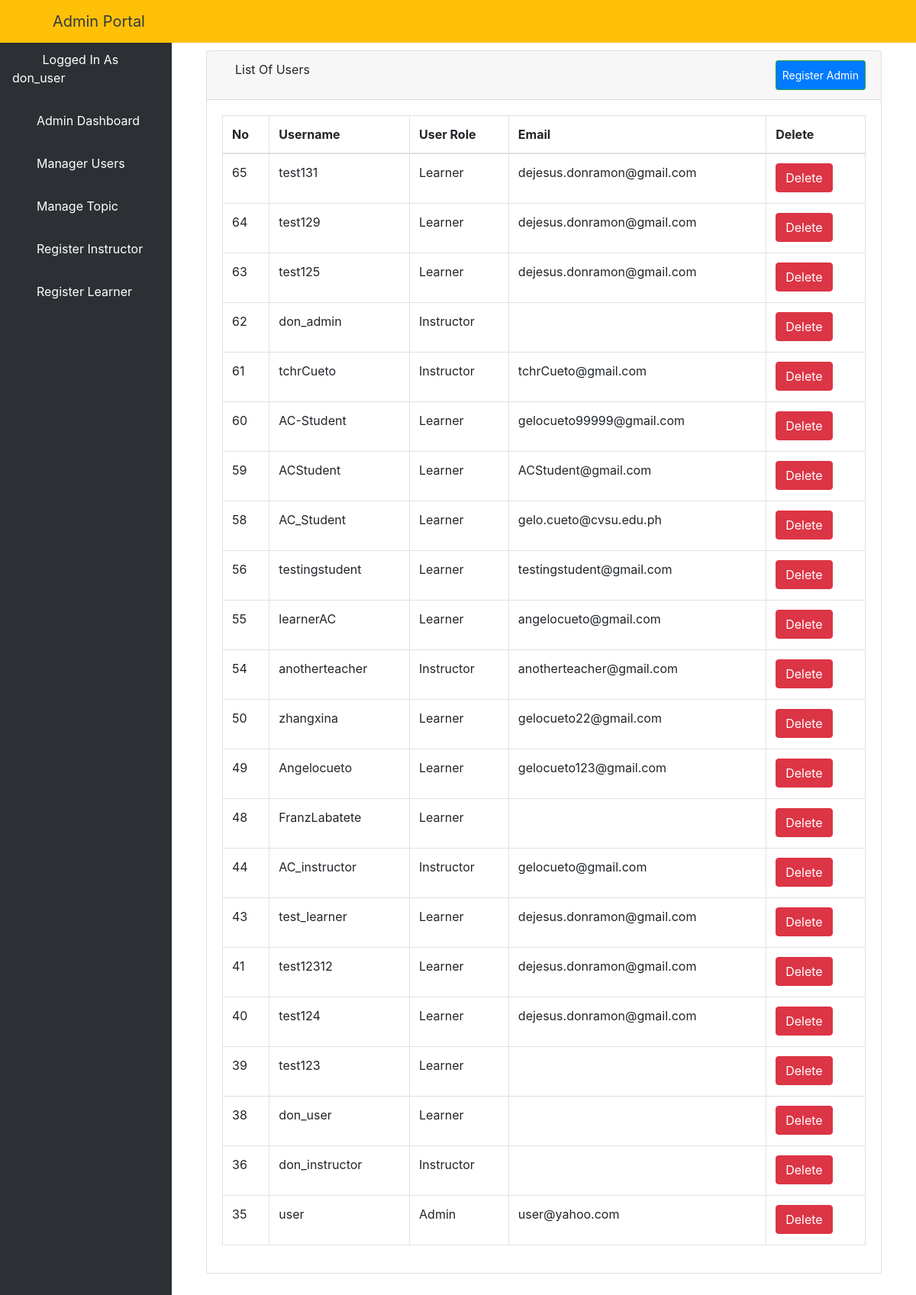
Screenshot of /aluser/ (signed in) with the database file from the repository.
### elearn/models.py (models this page shows)
class User(AbstractUser):
    is_learner = models.BooleanField(default=False)
    is_instructor = models.BooleanField(default=False)
    is_admin = models.BooleanField(default=False)

### elearn/views.py (the view)
# urls.py: path('aluser/', views.ListUserView.as_view(), name='aluser'),
class ListUserView(LoginRequiredMixin, ListView):
    model = User
    template_name = 'dashboard/admin/list_users.html'
    context_object_name = 'users'
    paginated_by = 10
    def get_queryset(self):
        return User.objects.order_by('-id')

### elearn/templates/dashboard/admin/list_users.html (shortened to what this page needs)
{% extends 'dashboard/admin/base.html' %}
{% block body %}
    <div class="container-fluid">
        <div class="row">
            <div class="col-12 mb-3">
                <div class="col-12 mb-3">
                    <div id="content-wrapper">
                        <div class="container-fluid">
                            <div class="card mb-3">
                                <div class="card-header">
                                    <i class="fas fa-table"></i>
                                    List Of Users
                                    <a class="btn btn-sm btn-success" href="{% url 'create_user_form' %}"
                                       style="padding: 8px; float: right; background-color: #007bff; color: white;">Register
                                        Admin</a>
                                </div>
                                <div class="card-body">
                                    <div class="table-responsive">
                                        <table class="table table-bordered" id="dataTable" width="100%" cellspacing="0">
                                            <thead>
                                            <tr>
                                                <th>No</th>
                                                <th>Username</th>
                                                <th>User Role</th>
                                                <th>Email</th>
                                                <th>Delete</th>
                                            </tr>
                                            </thead>
                                            <tbody>
                                            {% if users %}
                                                {% for user in users %}
                                                    <tr>
                                                        <td>{{ user.id }}</td>
                                                        <td>{{ user.username }}</td>
                                                        <td>{% if user.is_learner == True %}
                                                            <p>Learner</p>
                                                        {% elif user.is_admin == True %}
                                                            <p>Admin</p>
                                                        {% else %}
                                                            <p>Instructor</p>
                                                        {% endif %}
                                                        </td>
                                                        <td>{{ user.email }}</td>
                                                        <td>
                                                            <a href="{% url 'aduser' user.pk %}">
                                                                <button type="button" class="btn btn-danger"> Delete
                                                                </button>
                                                            </a>
                                                        </td>
                                                    </tr>
                                                {% endfor %}
                                            {% endif %}
                                            </tbody>
                                        </table>
                                    </div>
                                </div>
                            </div>
                        </div>
                    </div>
                </div>
            </div>
        </div>
    </div>
{% endblock %}

### elearn/templates/dashboard/admin/base.html (shortened to what this page needs)
<!DOCTYPE html>
<html lang="en">
<head>
    {% load static %}
    <link href="{% static 'vendor/fontawesome-free/css/all.min.css' %}" rel="stylesheet" type="text/css">
    <link href="{% static 'vendor/datatables/dataTables.bootstrap4.css' %}" rel="stylesheet">
    <link href="{% static 'css/sb-admin.css' %}" rel="stylesheet">
</head>
<body id="page-top">
<nav class="navbar navbar-expand navbar-dark bg-warning fixed-top">
    <button class="btn btn-link btn-sm text-dark order-1 order-sm-0" id="sidebarToggle" href="#">
        <i class="fas fa-bars"></i>
    </button>
    <a class="navbar-brand ml-4 text-dark" href="{% url 'dashboard' %}">Admin Portal</a>
    <ul class="navbar-nav ml-auto ml-md-0">
        <li class="nav-item dropdown no-arrow">
            <a class="nav-link dropdown-toggle" href="#" id="userDropdown" role="button" data-toggle="dropdown"
               aria-haspopup="true" aria-expanded="false">
                <i class="fas fa-user-circle fa-fw text-dark mr-3"></i>
            </a>
        </li>
    </ul>
</nav>
<div id="wrapper" style="padding-top: 50px;">
    <ul class="sidebar navbar-nav">
         <li class="nav-item active">
            <a class="nav-link" href="{% url 'dashboard' %}">
                <i class="fas fa-user-circle fa-fw text-warning"></i>
                <span>Logged In As {{ user.username }}</span>
            </a>
        </li>
        <li class="nav-item active">
            <a class="nav-link" href="{% url 'dashboard' %}">
                <i class="fa fa-home" aria-hidden="true"></i>
                <span>Admin Dashboard</span>
            </a>
        </li>
        <li class="nav-item">
            <a class="nav-link" href="{% url 'aluser' %}">
                <i class="fas fa-users"></i>
                <span style="color: white">Manager Users</span>
            </a>
        </li>
        <li class="nav-item dropdown no-arrow">
            <a class="nav-link dropdown-toggle" data-toggle="dropdown" aria-haspopup="true" aria-expanded="false"
               href="">
                <i class="fas fa-bell"></i>
                <span style="color: white">Manage Topic</span>
            </a>
        </li>
        <li class="nav-item">
            <a class="nav-link" href="{% url 'isign' %}">
                <i class="fas fa-chalkboard-teacher"></i>
                <span style="color: white">Register Instructor</span>
            </a>
        </li>
        <li class="nav-item">
            <a class="nav-link" href="{% url 'addlearner' %}">
                <i class="fas fa-user-graduate"></i>
                <span style="color: white">Register Learner</span>
            </a>
        </li>
    </ul>
    {% block body %}{% endblock %}
</div>

### rows the page displays
User: username "don_user", id "38", is_learner "Learner"
User: id "65", username "test131", is_learner "Learner", email "dejesus.donramon@gmail.com"
User: id "64", username "test129", is_learner "Learner", email "dejesus.donramon@gmail.com"
User: id "63", username "test125", is_learner "Learner", email "dejesus.donramon@gmail.com"
User: id "62", username "don_admin", is_learner "Instructor"
User: id "61", username "tchrCueto", is_learner "Instructor", email "tchrCueto@gmail.com"
User: id "60", username "AC-Student", is_learner "Learner", email "gelocueto99999@gmail.com"
User: id "59", username "ACStudent", is_learner "Learner", email "ACStudent@gmail.com"
User: id "58", username "AC_Student", is_learner "Learner", email "gelo.cueto@cvsu.edu.ph"
User: id "56", username "testingstudent", is_learner "Learner", email "testingstudent@gmail.com"
User: id "55", username "learnerAC", is_learner "Learner", email "angelocueto@gmail.com"
User: id "54", username "anotherteacher", is_learner "Instructor", email "anotherteacher@gmail.com"
User: id "50", username "zhangxina", is_learner "Learner", email "gelocueto22@gmail.com"
User: id "49", username "Angelocueto", is_learner "Learner", email "gelocueto123@gmail.com"
User: id "48", username "FranzLabatete", is_learner "Learner"
User: id "44", username "AC_instructor", is_learner "Instructor", email "gelocueto@gmail.com"
User: id "43", username "test_learner", is_learner "Learner", email "dejesus.donramon@gmail.com"
User: id "41", username "test12312", is_learner "Learner", email "dejesus.donramon@gmail.com"
User: id "40", username "test124", is_learner "Learner", email "dejesus.donramon@gmail.com"
User: id "39", username "test123", is_learner "Learner"
User: id "36", username "don_instructor", is_learner "Instructor"
User: id "35", username "user", is_learner "Admin", email "user@yahoo.com"
